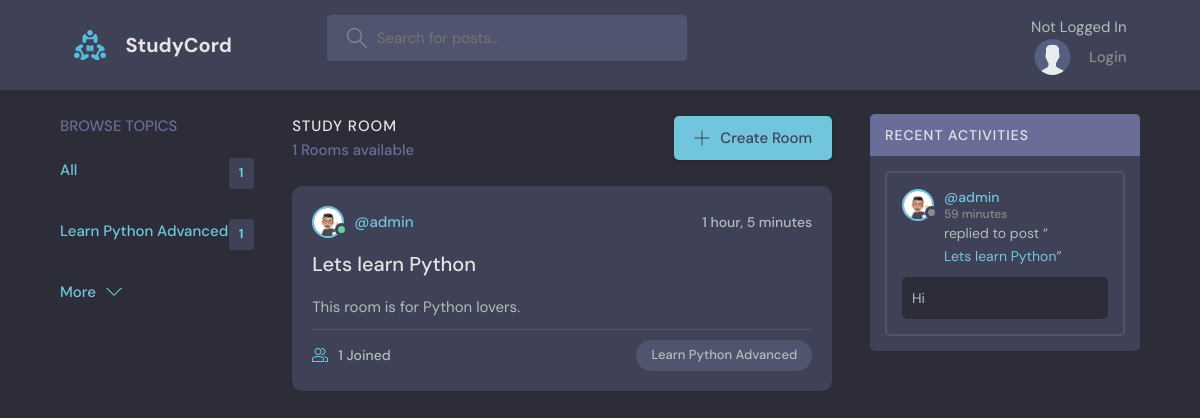
The page / on the database its author committed.
### core/models.py (models this page shows, shortened)
class Topic(models.Model):
    name = models.CharField(max_length=200)

class Room(models.Model):
    host = models.ForeignKey(User, on_delete=models.SET_NULL, null=True)
    topic = models.ForeignKey(Topic, on_delete=models.SET_NULL, null=True)
    name = models.CharField(max_length=200)
    description = models.TextField(null=True, blank=True)
    participants=models.ManyToManyField(User, related_name="participants", blank=True)
    updated = models.DateTimeField(auto_now=True)
    created = models.DateTimeField(auto_now_add=True)
    class Meta:
        ordering = ['-updated', '-created']
    def __str__(self) -> str:
        return self.name

class User(AbstractUser):
    avatar = models.ImageField(null=True, default="avatar.svg")
    email = models.EmailField(unique=True)
    bio = models.TextField(null=True)
    USERNAME_FIELD = 'email'
    REQUIRED_FIELDS = []

class Message(models.Model):
    user = models.ForeignKey(User, on_delete=models.CASCADE)
    room = models.ForeignKey(Room, on_delete=models.CASCADE)
    body = models.TextField()
    updated = models.DateTimeField(auto_now=True)
    created = models.DateTimeField(auto_now_add=True)
    class Meta:
        ordering = ['-updated', '-created']

### core/views.py (the view)
# urls.py: path('', views.home, name='home'),
def home(request):
    q = request.GET.get('q') if request.GET.get('q') is not None else ''
    rooms = Room.objects.filter(
        Q(topic__name__icontains=q) |
        Q(name__icontains=q) |
        Q(description__icontains=q)
        )
    room_count = rooms.count()
    topics = Topic.objects.all()[0:5]
    room_messages = Message.objects.filter(Q(room__topic__name__icontains=q))
    context = {
        'rooms': rooms,
        'topics': topics,
        'room_count': room_count,
        'room_messages': room_messages,
    }
    return render(request, 'core/home.html', context)

### core/templates/core/home.html (shortened to what this page needs)
{% extends 'base.html' %}
{% block content %}
<main class="layout layout--3">
  <div class="container">
    {% include 'core/topics_component.html' %}
    <div class="roomList">
      <div class="roomList__header">
        <div>
          <h2>Study Room</h2>
          <p>{{ room_count }} Rooms available</p>
        </div>
        <a class="btn btn--main" href="{% url 'core:create-room' %}">
          <svg version="1.1" xmlns="http://www.w3.org/2000/svg" width="32" height="32" viewBox="0 0 32 32">
            <title>add</title>
            <path
              d="M16.943 0.943h-1.885v14.115h-14.115v1.885h14.115v14.115h1.885v-14.115h14.115v-1.885h-14.115v-14.115z"
            ></path>
          </svg>
          Create Room
        </a>
      </div>
      {% include 'core/feed_component.html' %}
    </div>
    {% include 'core/activity_component.html' %}
  </div>
</main>
{% endblock content %}

### core/templates/core/topics_component.html
<div class="topics">
    <div class="topics__header">
      <h2>Browse Topics</h2>
    </div>
    <ul class="topics__list">
    <li>
        <a href="{% url 'core:home' %}" class="active">All <span>{{ topics.count }}</span></a>
    </li>
    {% for topic in topics %}
      <li>
        <a href="{% url 'core:home' %}?q={{topic.name}}" class="active">{{topic.name}} <span>{{topic.room_set.all.count}}</span></a>
      </li>
    {% endfor %}
    </ul>
    <a class="btn btn--link" href="{% url 'core:topics' %}">
      More
      <svg version="1.1" xmlns="http://www.w3.org/2000/svg" width="32" height="32" viewBox="0 0 32 32">
        <title>chevron-down</title>
        <path d="M16 21l-13-13h-3l16 16 16-16h-3l-13 13z"></path>
      </svg>
    </a>
  </div>

### core/templates/core/feed_component.html (shortened to what this page needs)
{% for room in rooms %}
<div class="roomListRoom">
    <div class="roomListRoom__header">
      <a href="{% url 'core:user-profile' room.host.id %}" class="roomListRoom__author">
        <div class="avatar avatar--small active">
          <img src="{{room.host.avatar.url}}" />
        </div>
        <span>@{{ room.host.username }}</span>
      </a>
      <div class="roomListRoom__actions">
        <span>{{ room.updated | timesince }}</span>
      </div>
    </div>
    <div class="roomListRoom__content">
      <a href="{% url 'core:room' room.id %}">{{ room.name }}</a>
      <p>
        {{ room.description }}
      </p>
    </div>
    <div class="roomListRoom__meta">
      <a href="{% url 'core:room' room.id %}" class="roomListRoom__joined">
        {{ room.participants.all.count }} Joined
      </a>
      <p class="roomListRoom__topic">{{room.topic.name}}</p>
    </div>
  </div>
{% endfor %}

### core/templates/core/activity_component.html (shortened to what this page needs)
<div class="activities">
    <div class="activities__header">
      <h2>Recent Activities</h2>
    </div>
    {% for message in room_messages %}
    <div class="activities__box">
      <div class="activities__boxHeader roomListRoom__header">
        <a href="{% url 'core:user-profile' message.user.id %}" class="roomListRoom__author">
          <div class="avatar avatar--small">
            <img src="{{message.user.avatar.url}}" />
          </div>
          <p>
            @{{ message.user.username }}
            <span>{{ message.created | timesince }}</span>
          </p>
        </a>
    </div>
      <div class="activities__boxContent">
        <p>replied to post “<a href="{% url 'core:room' message.room.id %}">{{ message.room }}</a>”</p>
        <div class="activities__boxRoomContent">
            {{ message.body }}
        </div>
      </div>
    </div>
    {% endfor %}
  </div>

### rows shown on the page
Topic: name "Learn Python Advanced", room_set.all.count "1"
Room: host.avatar (picture), host.username "admin", updated "1 hour, 5 minutes", name "Lets learn Python", description "This room is for Python lovers.", participants.all.count "1", topic.name "Learn Python Advanced"
Message: user.avatar (picture), user.username "admin", created "59 minutes", room "Lets learn Python", body "Hi"

### other values the page prints
{{ topics.count }} "1"
{{ room_count }} "1"
